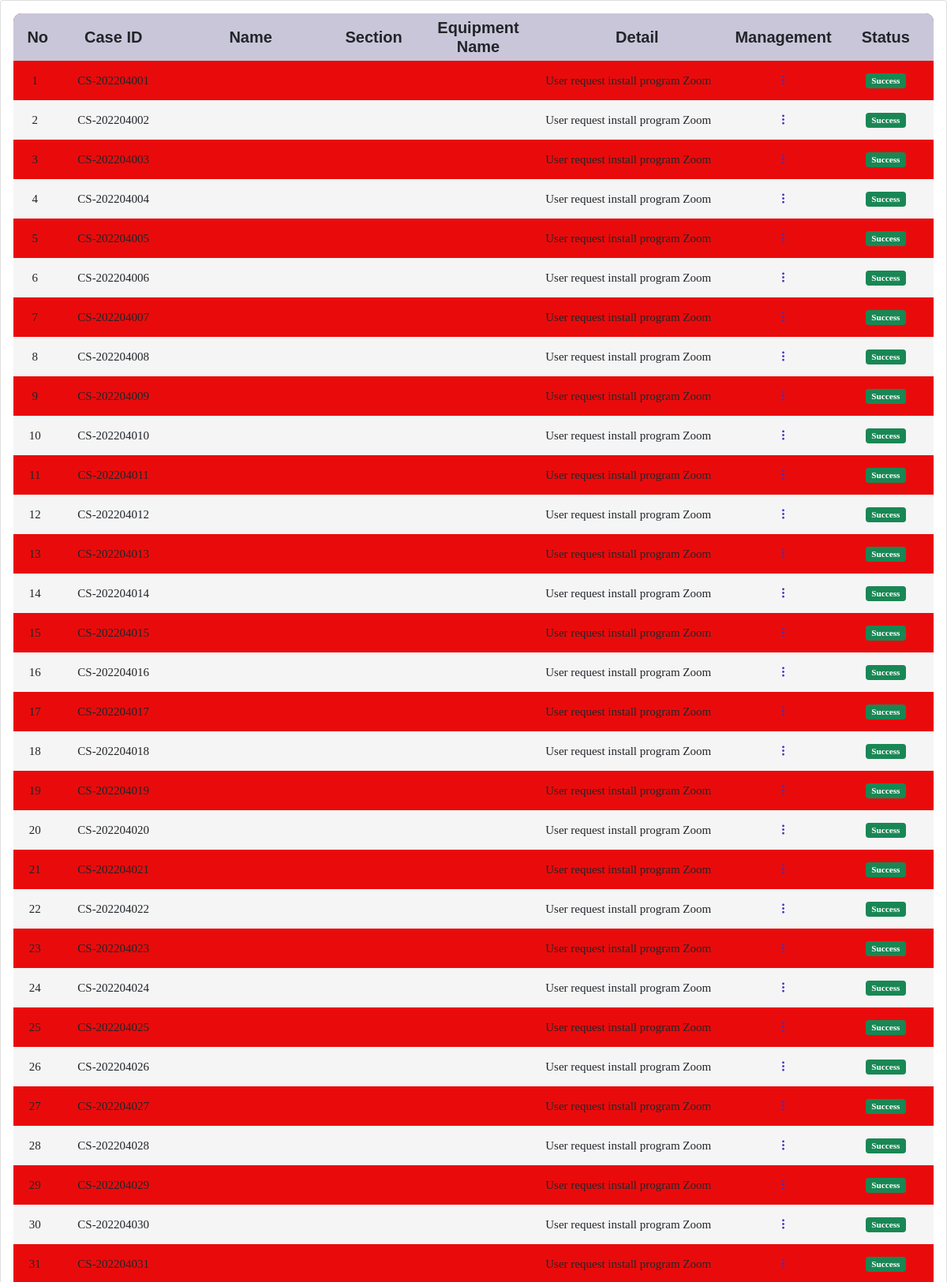
Page /table-jobstatus.php (upper part) on the committed database.
### tables this page shows
CREATE TABLE `rith_jobcase` (
  `job_id` varchar(50) NOT NULL,
  `job_date` date DEFAULT NULL,
  `user_name` varchar(50) DEFAULT NULL,
  `user_lastname` varchar(50) DEFAULT NULL,
  `user_sec` varchar(10) DEFAULT NULL,
  `user_mail` varchar(255) DEFAULT NULL,
  `item_name` varchar(50) DEFAULT NULL,
  `item_ass` varchar(50) DEFAULT NULL,
  `job_cat` varchar(20) DEFAULT NULL,
  `job_detail` varchar(255) DEFAULT NULL,
  `job_charger` varchar(50) DEFAULT NULL,
  `job_img` varchar(55) DEFAULT NULL,
  `chk_re` varchar(255) DEFAULT NULL,
  `re_de1` varchar(50) DEFAULT NULL,
  `re_date1` varchar(10) DEFAULT NULL,
  `re_de2` varchar(50) DEFAULT NULL,
  `re_date2` varchar(10) DEFAULT NULL,
  `job_status` varchar(25) DEFAULT 'Progress',
  `re_date3` date DEFAULT NULL,
  `re_com` varchar(255) DEFAULT NULL
);

### table-jobstatus.php (the view, shortened to what this page needs)
<?php
require('config/dbconnect.php');
$sql = "SELECT*FROM rith_jobcase";
$result = mysqli_query($connect, $sql);
?>
<!DOCTYPE html>
<html lang="en">
<head>
	<link href="assets/vendor/bootstrap/css/bootstrap.min.css" rel="stylesheet">
	<link href="assets/vendor/bootstrap-icons/bootstrap-icons.css" rel="stylesheet">
	<link href="assets/vendor/boxicons/css/boxicons.min.css" rel="stylesheet">
	<link href="assets/vendor/quill/quill.snow.css" rel="stylesheet">
	<link href="assets/vendor/quill/quill.bubble.css" rel="stylesheet">
	<link href="assets/vendor/remixicon/remixicon.css" rel="stylesheet">
	<link href="assets/vendor/simple-datatables/style.css" rel="stylesheet">
	<link rel="stylesheet" type="text/css" href="table.css">
</head>
<body>
	<div class="containner card">
		<div class="card-body">
			<h5 class="card-title" All jobs</h5>
				<table class="thead-dark">
					<thead>
						<tr class="tablejob-head">
							<th class="column1">No</th>
							<th class="column2">Case ID</th>
							<th class="column3">Name</th>
							<th class="column4">Section</th>
							<th class="column5">Equipment Name</th>
							<th class="column6">Detail</th>
							<th class="column7">Management</th>
							<th class="column8">Status</th>
						</tr>
					</thead>
					<tbody>
						<?php while ($row = mysqli_fetch_assoc($result)) { ?>
							<tr>
								<td class="column1"></td>
								<td class="column2">
									<?php echo $row['job_id']; ?>
								</td>
								<td class="column3">
								</td>
								<td class="column4">
								</td>
								<td class="column5">
								</td>
								<td class="column6">
									<?php echo $row['job_detail']; ?>
								</td>
								<td class="column7"><a href="#"><i class="bi bi-three-dots-vertical"></i></a></td>
								<td class="column8"><span class="badge bg-success">Success</span></td>
							</tr>
						<?php } ?>
					</tbody>
				</table>
		</div>
	</div>
</body>
</html>

### rows in the picture
rith_jobcase: job_id "CS-202204001", job_detail "User request install program Zoom"
rith_jobcase: job_id "CS-202204002", job_detail "User request install program Zoom"
rith_jobcase: job_id "CS-202204003", job_detail "User request install program Zoom"
rith_jobcase: job_id "CS-202204004", job_detail "User request install program Zoom"
rith_jobcase: job_id "CS-202204005", job_detail "User request install program Zoom"
rith_jobcase: job_id "CS-202204006", job_detail "User request install program Zoom"
rith_jobcase: job_id "CS-202204007", job_detail "User request install program Zoom"
rith_jobcase: job_id "CS-202204008", job_detail "User request install program Zoom"
rith_jobcase: job_id "CS-202204009", job_detail "User request install program Zoom"
rith_jobcase: job_id "CS-202204010", job_detail "User request install program Zoom"
rith_jobcase: job_id "CS-202204011", job_detail "User request install program Zoom"
rith_jobcase: job_id "CS-202204012", job_detail "User request install program Zoom"
rith_jobcase: job_id "CS-202204013", job_detail "User request install program Zoom"
rith_jobcase: job_id "CS-202204014", job_detail "User request install program Zoom"
rith_jobcase: job_id "CS-202204015", job_detail "User request install program Zoom"
rith_jobcase: job_id "CS-202204016", job_detail "User request install program Zoom"
rith_jobcase: job_id "CS-202204017", job_detail "User request install program Zoom"
rith_jobcase: job_id "CS-202204018", job_detail "User request install program Zoom"
rith_jobcase: job_id "CS-202204019", job_detail "User request install program Zoom"
rith_jobcase: job_id "CS-202204020", job_detail "User request install program Zoom"
rith_jobcase: job_id "CS-202204021", job_detail "User request install program Zoom"
rith_jobcase: job_id "CS-202204022", job_detail "User request install program Zoom"
rith_jobcase: job_id "CS-202204023", job_detail "User request install program Zoom"
rith_jobcase: job_id "CS-202204024", job_detail "User request install program Zoom"
rith_jobcase: job_id "CS-202204025", job_detail "User request install program Zoom"
rith_jobcase: job_id "CS-202204026", job_detail "User request install program Zoom"
rith_jobcase: job_id "CS-202204027", job_detail "User request install program Zoom"
rith_jobcase: job_id "CS-202204028", job_detail "User request install program Zoom"
rith_jobcase: job_id "CS-202204029", job_detail "User request install program Zoom"
rith_jobcase: job_id "CS-202204030", job_detail "User request install program Zoom"
rith_jobcase: job_id "CS-202204031", job_detail "User request install program Zoom"
